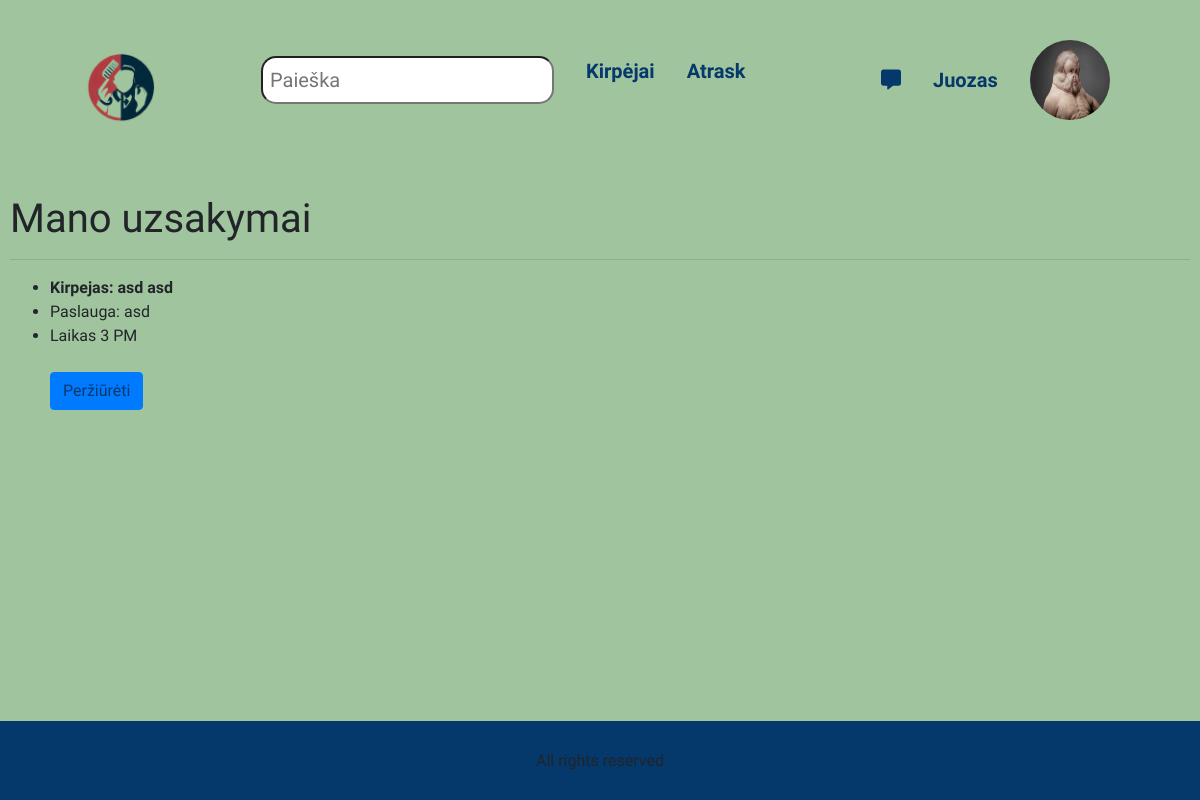
The page /myorders/ (signed in) on the database as committed earlier.
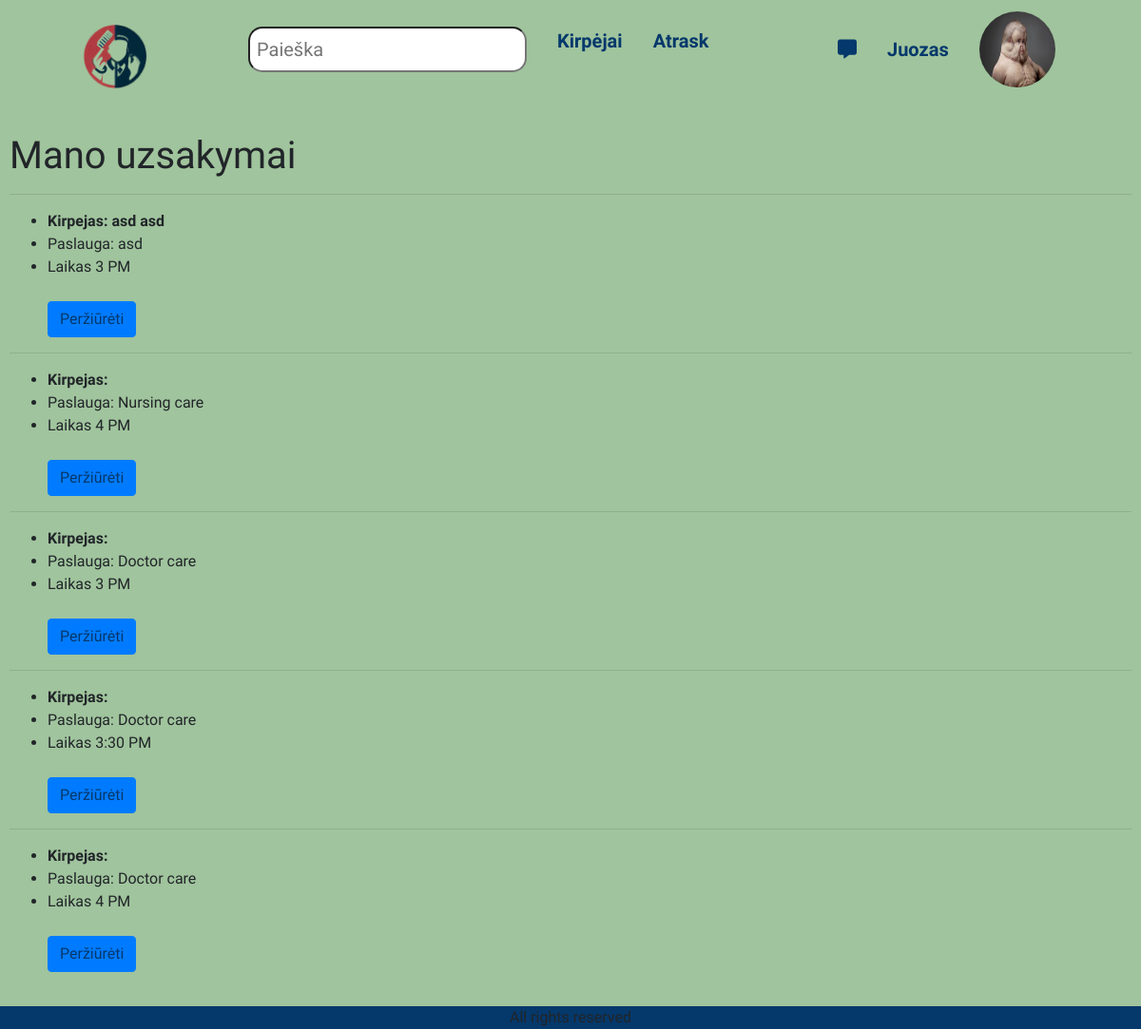
The same page on the database as committed later.
### library/models.py (models this page shows, shortened)
class Orders(models.Model):
    id = models.AutoField(primary_key=True)
    barber = models.ForeignKey(Barber, on_delete=models.SET_NULL, null=True, blank=True)
    service = models.CharField('Paslauga', max_length=100, help_text='Teikiama paslauga')
    summary = models.CharField('Aprasymas', max_length=200)
    day = models.DateField(default=datetime.now)
    time = models.CharField(max_length=10, choices=TIME_CHOICES, default="3 PM")
    price = models.FloatField('Paslaugos kaina', blank=True, null=True)
    time_ordered = models.DateTimeField(default=datetime.now, blank=True)
    booker = models.ForeignKey(User, on_delete=models.SET_NULL, null=True, blank=True)

class Barber(models.Model):
    user = models.OneToOneField(User, on_delete=models.CASCADE, null=True)
    name = models.CharField('Vardas', max_length=50)
    last_name = models.CharField('Pavardė', max_length=50)
    email = models.EmailField('Elektroninis paštas')
    about = models.TextField('Apie', max_length=200)
    login_name = models.CharField('Prisijungimo vardas', max_length=20)
    zipcode = models.CharField(max_length=200,blank=True, null=True)
    city = models.CharField(max_length=200,blank=True, null=True)
    country = models.CharField(max_length=200,blank=True, null=True)
    adress = models.CharField(max_length=200,blank=True, null=True)
    group = models.ForeignKey(Group, on_delete=models.SET_NULL, null=True, blank=True)
    cover = models.ImageField('Viršelis', upload_to='covers', null=True, blank=True)

### library/views.py (the view)
# urls.py: path('myorders/', views.loaned_orders_by_user_list_view, name='my-borrowed'),
@login_required
def loaned_orders_by_user_list_view(request):
    orders = Orders.objects.filter(booker=request.user).order_by('time_ordered')
    paginator = Paginator(orders, 10)
    page_number = request.GET.get('page')
    page_obj = paginator.get_page(page_number)
    return render(request, 'user_orders.html', {'orders': page_obj})

### library/templatetags/user_tags.py (called while the page is built)
@register.filter
def in_kirpejai_group(user):
    try:
        kirpejai_group = Group.objects.get(name='kirpejai')
        return kirpejai_group in user.groups.all()
    except Group.DoesNotExist:
        return False

### templates/user_orders.html (shortened to what this page needs)
{% extends "base.html" %}
{% load static %}
{% block "content" %}
    <h1>Mano uzsakymai</h1>
    {% if orders %}
        {% for order in orders %}
    <hr>
        <ul>
        <li><strong class="">Kirpejas: {{order.barber.name}} {{order.barber.last_name}}</strong></li>
        <li>Paslauga: {{ order.service }}</li>
       <li>Laikas {{order.time}}</li>
        <br/>
        <a class="btn btn-primary" href="{{ order.pk }}" role="button">Peržiūrėti</a>
    </ul>
{% endfor %}
    {% else %}
      <p>Uzsakymu kol kas nera.</p>
    {% endif %}
{% endblock %}

Rows that differ between the two databases and show on the page:
added Orders: service "Nursing care", time "4 PM"
added Orders: service "Doctor care", time "3 PM"
added Orders: service "Doctor care", time "3:30 PM"
added Orders: service "Doctor care", time "4 PM"
